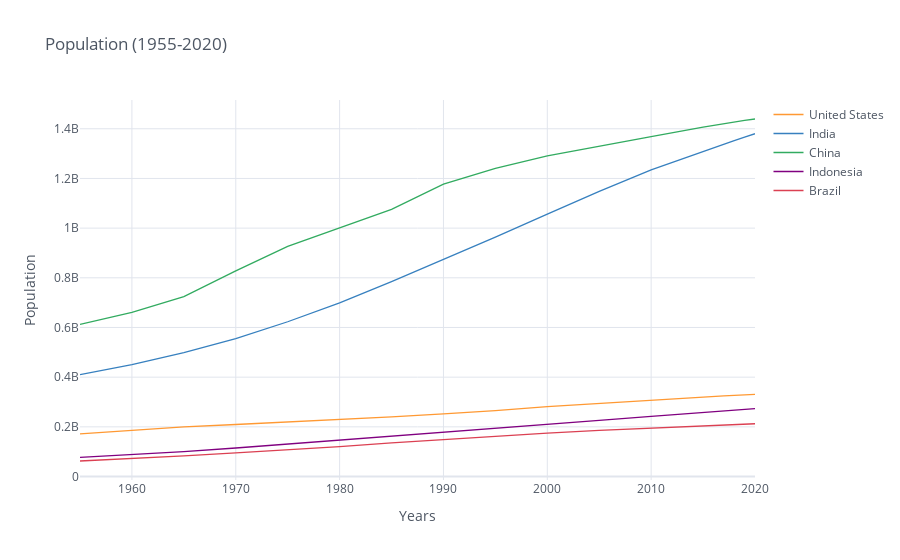

Notebook source saved alongside this figure:
### Markdown cell above
# Lineplot

### Code cell
df_population.iplot(kind='line', xTitle='Years', yTitle='Population',
                    title='Population (1955-2020)')

### Figure 1 — Plotly figure (JSON) as saved in the notebook; plotly's stock layout.template omitted (floating-point values rounded to 4 significant figures)
{"data": [{"line": {"color": "rgba(255, 153, 51, 1.0)", "dash": "solid", "shape": "linear", "width": 1.3}, "mode": "lines", "name": "United States", "text": "", "type": "scatter", "x": [1955, 1960, 1965, 1970, 1975, 1980, 1985, 1990, 1995, 2000, 2005, 2010, 2015, 2016, 2017, 2018, 2019, 2020], "y": [171685336, 186720571, 199733676, 209513341, 219081251, 229476354, 240499825, 252120309, 265163745, 281710909, 294993511, 309011475, 320878310, 323015995, 325084756, 327096265, 329064917, 331002651]}, {"line": {"color": "rgba(55, 128, 191, 1.0)", "dash": "solid", "shape": "linear", "width": 1.3}, "mode": "lines", "name": "India", "text": "", "type": "scatter", "x": [1955, 1960, 1965, 1970, 1975, 1980, 1985, 1990, 1995, 2000, 2005, 2010, 2015, 2016, 2017, 2018, 2019, 2020], "y": [409880595, 450547679, 499123324, 555189792, 623102897, 698952844, 784360008, 873277798, 963922588, 1056575549, 1147609927, 1234281170, 1310152403, 1324517249, 1338676785, 1352642280, 1366417754, 1380004385]}, {"line": {"color": "rgba(50, 171, 96, 1.0)", "dash": "solid", "shape": "linear", "width": 1.3}, "mode": "lines", "name": "China", "text": "", "type": "scatter", "x": [1955, 1960, 1965, 1970, 1975, 1980, 1985, 1990, 1995, 2000, 2005, 2010, 2015, 2016, 2017, 2018, 2019, 2020], "y": [612241554, 660408056, 724218968, 827601394, 926240885, 1000089235, 1075589361, 1176883674, 1240920535, 1290550765, 1330776380, 1368810615, 1406847870, 1414049351, 1421021791, 1427647786, 1433783686, 1439323776]}, {"line": {"color": "rgba(128, 0, 128, 1.0)", "dash": "solid", "shape": "linear", "width": 1.3}, "mode": "lines", "name": "Indonesia", "text": "", "type": "scatter", "x": [1955, 1960, 1965, 1970, 1975, 1980, 1985, 1990, 1995, 2000, 2005, 2010, 2015, 2016, 2017, 2018, 2019, 2020], "y": [77273425, 87751068, 100267062, 114793178, 130680727, 147447836, 164982451, 181413402, 196934260, 211513823, 226289470, 241834215, 258383256, 261556381, 264650963, 267670543, 270625568, 273523615]}, {"line": {"color": "rgba(219, 64, 82, 1.0)", "dash": "solid", "shape": "linear", "width": 1.3}, "mode": "lines", "name": "Brazil", "text": "", "type": "scatter", "x": [1955, 1960, 1965, 1970, 1975, 1980, 1985, 1990, 1995, 2000, 2005, 2010, 2015, 2016, 2017, 2018, 2019, 2020], "y": [62533919, 72179226, 83373530, 95113265, 107216205, 120694009, 135274080, 149003223, 162019896, 174790340, 186127103, 195713635, 204471769, 206163053, 207833823, 209469323, 211049527, 212559417]}], "layout": {"legend": {"bgcolor": "#FFFFFF", "font": {"color": "#4D5663"}}, "paper_bgcolor": "#FFFFFF", "plot_bgcolor": "#FFFFFF", "title": {"font": {"color": "#4D5663"}, "text": "Population (1955-2020)"}, "xaxis": {"gridcolor": "#E1E5ED", "showgrid": true, "tickfont": {"color": "#4D5663"}, "title": {"font": {"color": "#4D5663"}, "text": "Years"}, "zerolinecolor": "#E1E5ED"}, "yaxis": {"gridcolor": "#E1E5ED", "showgrid": true, "tickfont": {"color": "#4D5663"}, "title": {"font": {"color": "#4D5663"}, "text": "Population"}, "zerolinecolor": "#E1E5ED"}}}
